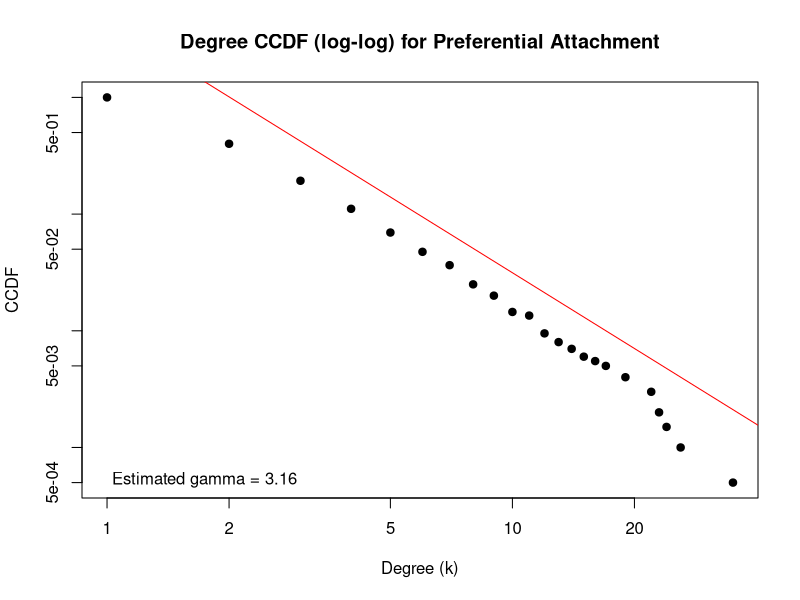

Reproduce this figure in R.
# Generate a preferential attachment network with 2, 000 nodes and
# average degree of 2. Estimate its degree distribution exponent
# (you can use either the powerlaw package, or do a simple log-log
# regression of the CCDF).

library(here)
library(igraph)

# Generate the network
set.seed(42)
g <- sample_pa(n = 2000, m = 1, directed = FALSE)

# Solution 

# Calculating the degree sequence
deg <- degree(g)

# Computing the CCDF (Complementary Cumulative Distribution Function)
deg_tab <- table(deg)
deg_vals <- as.numeric(names(deg_tab))
deg_prob <- as.numeric(deg_tab) / sum(deg_tab)
ccdf <- rev(cumsum(rev(deg_prob)))

# Log-log regression (excluding degree 0)
min_deg <- 1
sel <- deg_vals >= min_deg
log_k <- log(deg_vals[sel])
log_ccdf <- log(ccdf[sel])

fit <- lm(log_ccdf ~ log_k)
gamma_est <- -coef(fit)[2] + 1

# Plotting the results
plot(deg_vals, ccdf, log="xy", xlab="Degree (k)", ylab="CCDF", pch=19,
     main="Degree CCDF (log-log) for Preferential Attachment")
abline(fit, col="red")
legend("bottomleft", legend=paste("Estimated gamma =", round(gamma_est, 2)), bty="n")

# Printing last elaboration
cat("Estimated power-law exponent (gamma):", gamma_est, "\n")
